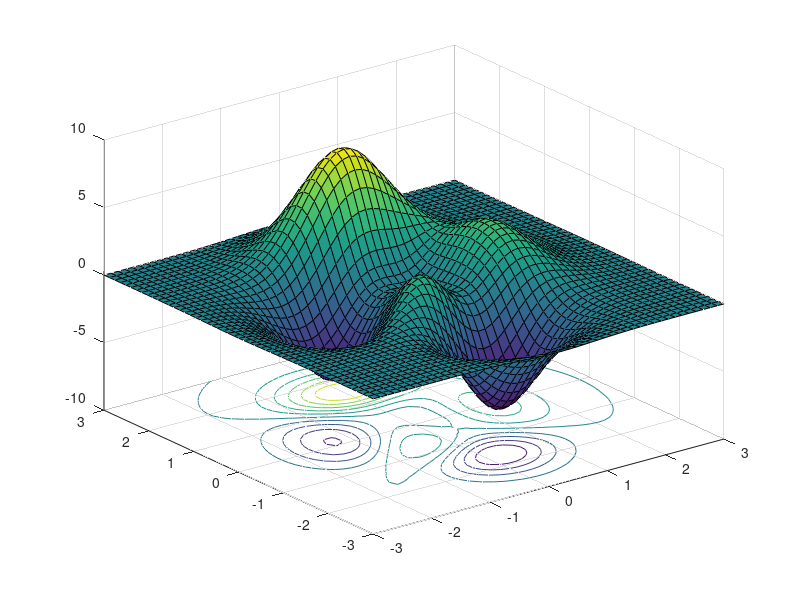
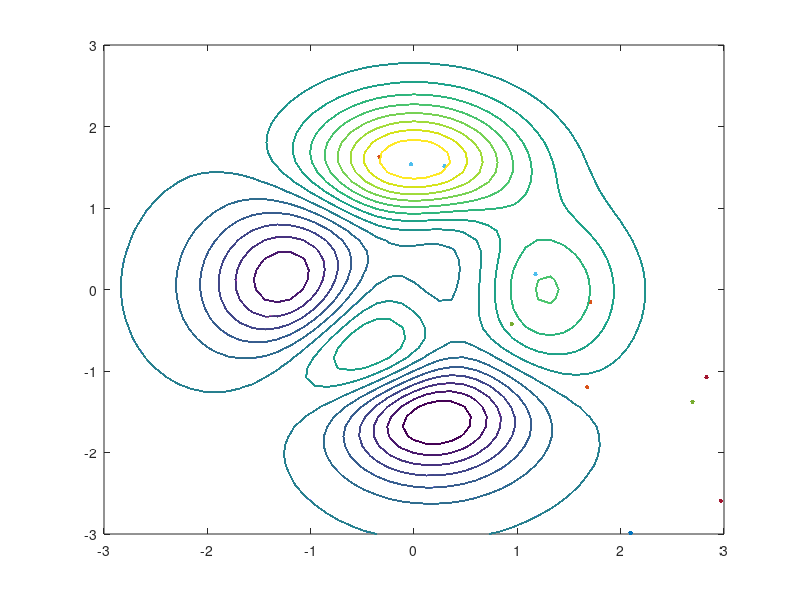

MATLAB code for these plots, in order:
% Random search algorithm
% Esteban Quintero

clear all; 
clc;

% Definition of objective function
funstr = '3*(1 - x).^2.*exp(-(x.^2) - (y + 1).^2) - 10*(x/5 - x.^3 - y.^5).*exp(-x.^2 - y.^2) - 3*exp(-(x + 1).^2 -y.^2)';
f = vectorize(inline(funstr));
range = [-3 3 -3 3];

% Draw the objetive function 
Ndiv = 50;
dx = (range(2) - range(1))/Ndiv;
dy = (range(4) - range(3))/Ndiv;
[x, y] = meshgrid(range(1):dx:range(2), range(3):dy:range(4));
z = f(x, y);
figure(1), surfc(x, y, z);
niter = 300;
k = 0;

% Initialization of the candidate solution
xrange = range(2) - range(1);
yrange = range(4) - range(3);
xn = rand*xrange + range(1);
yn = rand*yrange + range(3);
    %x^(k+1) = x^k + diffX fitness
    
figure(2);    

% Starting point of the optimization process
while(k < niter)
    % It is tested if the solution falls inside the search space 
    if((xn>=range(1)) && (xn<=range(2)) && (yn>=range(3)) && (yn<=range(4))) % If yes, it is evaluated
        zn1 = f(xn, yn);
    else % If not, it is assigned a low quality
        zn1 = -1000;
    end 

    % The produced solution is draw
    contour(x, y, z, 15);
    hold on;
    plot(xn, yn, '.', 'MarkerSize', 10, 'MarkerFaceColor', 'g');
    drawnow; 
    hold on;

    % A new solution is produced
    xnc = xn + randn*1;
    ync = yn + randn*1;

     % It is tested if the solution falls inside the search space 
    if((xnc>=range(1)) && (xnc<=range(2)) && (ync>=range(3)) && (ync<=range(4))) % If yes, it is evaluated
        zn2= f(xnc, ync);
    else % If not, it is assigned a low quality
        zn2 = -1000;
    end 

    % It is analyzed if the new solution is accepted
    if(zn2>zn1)
        xn = xnc;
        yn = ync;
    end
    k = k + 1;
end

        